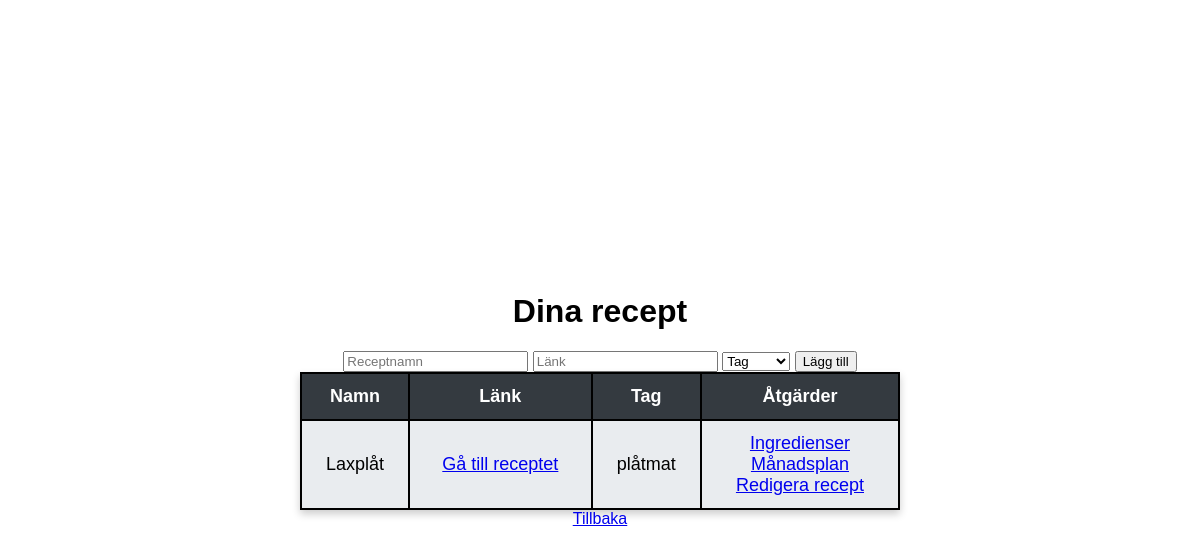
Page /user/1/recipebank on the earlier database version.
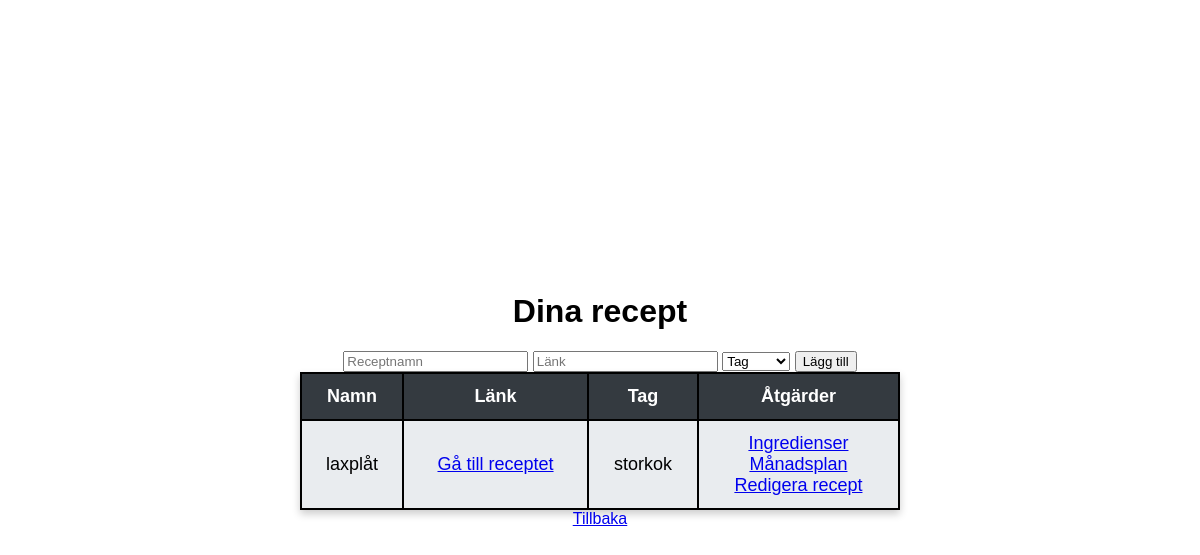
Same page on the later database version.
### models/recipe.py (models this page shows)
class Recipe(db.Model):
    __tablename__ = 'recipe'
    id = db.Column(db.Integer(), primary_key=True)
    name = db.Column(db.String(200), nullable=False)
    link = db.Column(db.String(500), nullable=False)
    tag = db.Column(db.String(50), nullable=False)
    user_id = db.Column(db.Integer(), db.ForeignKey('user.id', ondelete="CASCADE"), nullable=False)
    ingredients = db.relationship('Ingredient', backref='recipe', lazy=True, cascade="all, delete-orphan")

### routes/routes.py (the view)
@routes.route('/user/<int:user_id>/recipebank', methods=['GET', 'POST'])
def recipebank(user_id):
    if 'prev_url' not in session:  # Store previous page URL if not already set
        session['prev_url'] = request.referrer
    if request.method == 'POST':
        value = request.form.get('action')
        if value == "add":
            recipe_name = request.form['name']
            recipe_link = request.form['link']
            recipe_tag = request.form['tag']
            return add_recipe(user_id, recipe_name, recipe_link, recipe_tag)
        elif value == "remove":
            return remove_recipe(user_id, request.form.get('recipe_id'))
        else:
            return redirect(f'/user/{user_id}/recipebank')
    else:
        user = User.query.get(user_id)  # Find the user by ID
        if not user:
            return "User not found", 404  # Handle invalid users
        recipes = Recipe.query.filter_by(user_id=user.id).all()  # Get only this user's recipes
        return render_template('recipebank.html', recipes=recipes, user=user)

### templates/recipebank.html (shortened to what this page needs)
{% extends 'base.html' %}
{% block body %}
<div class="content">
    <h1>Dina recept</h1>
    <form  method="POST">
        <input type="text" name="name" placeholder="Receptnamn" required>
        <input type="text" name="link" placeholder="Länk" required>
        <select name="tag" placeholder="Tag" required>
            <option value="" disabled selected>Tag</option>
        </select>
        <button type="submit" name="action" value="add">Lägg till</button>
    </form>
    {% if recipes|length < 1 %}
    <h4 style="text-align: center">Inga tillagda recept</h4>
    {% else %}
    <table border="1">
        <tr>
            <th>Namn</th>
            <th>Länk</th>
            <th>Tag</th>
            <th>Åtgärder</th>
        </tr>
        {% for recipe in recipes %}
            <tr>
                <td>{{ recipe.name }}</td>
                <td><a href="{{ 'https://' + recipe.link if not recipe.link.startswith('http') else recipe.link }}"
                    target="_blank" rel="noopener noreferrer">
                    Gå till receptet
                 </a></td>
                <td>{{ recipe.tag }}</td>
                <td>
                    <a href="/user/{{user.id}}/recipebank/{{recipe.id}}/ingredients">Ingredienser</a>
                    <br>
                    <a href="/planmaker/{{recipe.id}}">Månadsplan</a>
                    <br>
                    <a href="/edit/{{recipe.id}}">Redigera recept</a>
                </td>
            </tr>
        {% endfor %}
    </table>
    {% endif %}
    <a href="{{ prev_url or url_for('routes.index') }}" class="btn">Tillbaka</a>
</div>
{% endblock %}

Differences in the rows shown:
changed Recipe: name "Laxplåt" → "laxplåt"; tag "plåtmat" → "storkok"
